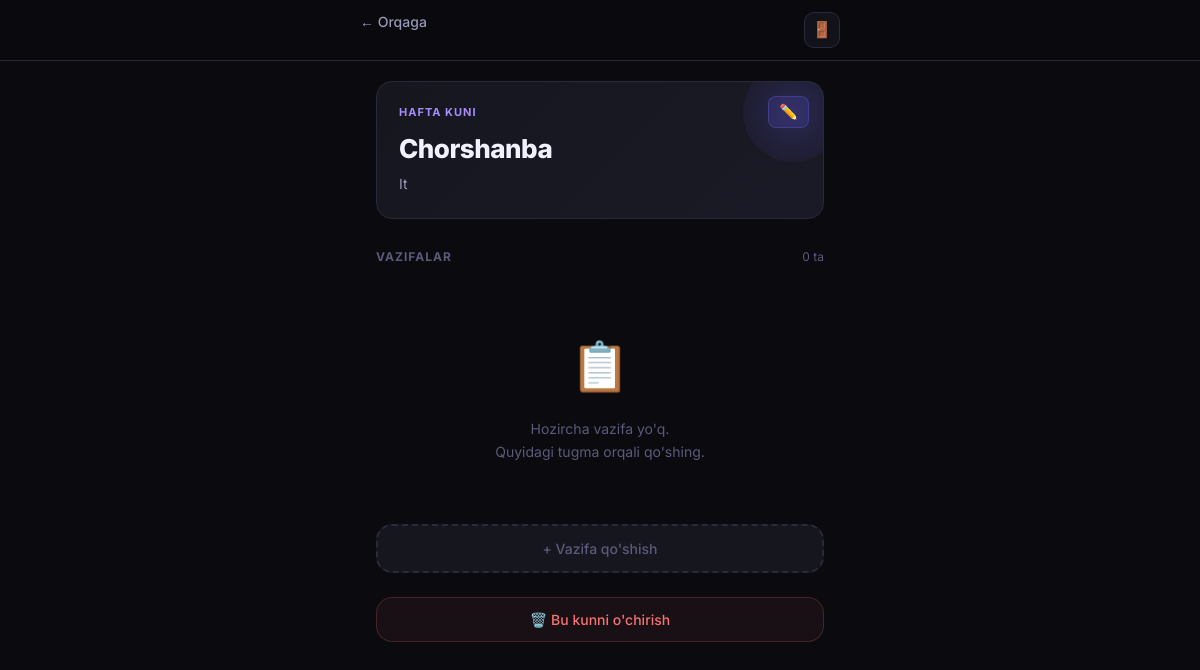
Page /home/day/chorshanba/ (signed in) on the earlier database version.
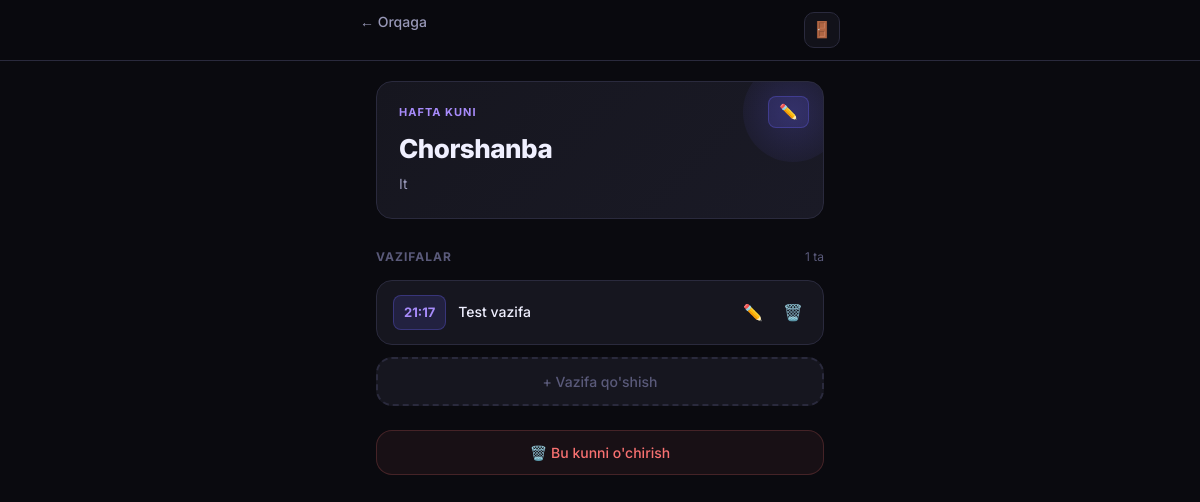
Same page on the later database version.
### planner/models.py (models this page shows, shortened)
class WeekDay(models.Model):
    user = models.ForeignKey(User, on_delete=models.CASCADE, related_name='weekdays')
    day = models.CharField(max_length=20, choices=WEEKDAYS)
    title = models.CharField(max_length=200, help_text="Kun nomi, misol: Fizika o'rganish kuni")
    created_at = models.DateTimeField(auto_now_add=True)
    class Meta:
        unique_together = ('user', 'day')
        ordering = ['id']

class Task(models.Model):
    weekday = models.ForeignKey(WeekDay, on_delete=models.CASCADE, related_name='tasks')
    title = models.CharField(max_length=300)
    time = models.TimeField(help_text="Vazifa vaqti")
    notified = models.BooleanField(default=False)
    last_notified_date = models.DateField(null=True, blank=True)
    class Meta:
        ordering = ['time']

### planner/views.py (the view)
# urls.py: path('home/day/<str:day_slug>/', views.day_detail, name='day_detail'),
@login_required
def day_detail(request, day_slug):
    weekday = get_object_or_404(WeekDay, user=request.user, day=day_slug)
    tasks = weekday.tasks.all()
    return render(request, 'home/day_detail.html', {
        'weekday': weekday,
        'tasks': tasks,
    })

### templates/home/day_detail.html (shortened to what this page needs)
{% extends 'base.html' %}
{% block body %}
<nav class="navbar">
  <div class="navbar-inner">
    <a href="{% url 'home' %}" class="back-btn" style="text-decoration:none;color:var(--text2)">← Orqaga</a>
    <div class="navbar-actions">
      <a href="{% url 'logout' %}" class="btn-icon">🚪</a>
    </div>
  </div>
</nav>
<div class="main-content">
  <div class="day-hero" style="position:relative">
    <div class="day-label">Hafta kuni</div>
    <div class="day-name">{{ weekday.get_day_display }}</div>
    <div class="day-sub" id="day-sub-title">{{ weekday.title }}</div>
    <button class="edit-day-hero-btn" onclick="openEditDayModal('{{ weekday.day }}', '{{ weekday.title|escapejs }}')"
      title="Kun nomini tahrirlash">✏️</button>
  </div>
  <div class="section-header">
    <div class="section-title">Vazifalar</div>
    <span style="font-size:12px;color:var(--text3)">{{ tasks.count }} ta</span>
  </div>
  <div class="tasks-list" id="tasks-list">
    {% for task in tasks %}
      <div class="task-item" data-id="{{ task.id }}">
        <div class="task-time-badge">{{ task.time|time:"H:i" }}</div>
        <div class="task-title">{{ task.title }}</div>
        <button class="btn-edit" onclick="openEditTaskModal({{ task.id }}, '{{ task.title|escapejs }}', '{{ task.time|time:"H:i" }}')">✏️</button>
        <button class="btn-delete" onclick="confirmDeleteTask({{ task.id }}, this)">🗑️</button>
      </div>
    {% empty %}
      <div class="empty-state">
        <div class="empty-icon">📋</div>
        <p>Hozircha vazifa yo'q.<br>Quyidagi tugma orqali qo'shing.</p>
      </div>
    {% endfor %}
  </div>
  <button class="btn-add-task" onclick="openTaskModal()">
    + Vazifa qo'shish
  </button>
  <button class="delete-day-btn" onclick="confirmDeleteDay('{{ weekday.day }}')">
    🗑️ Bu kunni o'chirish
  </button>
</div>
{% endblock %}

### templates/base.html (shortened to what this page needs)
{% load static %}
<!DOCTYPE html>
<html lang="uz">
<head>
  <link rel="stylesheet" href="{% static 'css/main.css' %}">
</head>
<body>
  {% block body %}{% endblock %}
</body>
</html>

### static/css/main.css (style rules this page uses)
:root { --bg: #0a0a0f; --bg2: #12121a; --bg3: #1a1a26; --card: #16161f; --border: #2a2a3d; --accent: #6c63ff; --accent2: #a78bfa; --accent3: #38bdf8; --green: #34d399; --red: #f87171; --yellow: #fbbf24; --text: #f0f0ff; --text2: #9898b8; --text3: #5a5a7a; --radius: 16px; --radius-sm: 10px; --radius-pill: 999px; --shadow: 0 4px 24px rgba(108,99,255,0.15); --shadow-lg: 0 8px 40px rgba(108,99,255,0.25); --transition: all 0.2s cubic-bezier(0.4,0,0.2,1); }
* { margin: 0; padding: 0; box-sizing: border-box; }
html { scroll-behavior: smooth; }
body { font-family: 'Inter', system-ui, sans-serif; background: var(--bg); color: var(--text); min-height: 100vh; line-height: 1.6; font-size: 15px; }
.navbar { position: sticky; top: 0; z-index: 100; background: rgba(10,10,15,0.85); backdrop-filter: blur(12px); border-bottom: 1px solid var(--border); padding: 0 20px; }
.navbar-inner { max-width: 480px; margin: 0 auto; height: 60px; display: flex; align-items: center; justify-content: space-between; }
.navbar-actions { display: flex; gap: 8px; align-items: center; }
.btn-icon { width: 36px; height: 36px; background: var(--bg2); border: 1px solid var(--border); border-radius: var(--radius-sm); display: flex; align-items: center; justify-content: center; cursor: pointer; color: var(--text2); text-decoration: none; transition: var(--transition); font-size: 16px; }
.main-content { max-width: 480px; margin: 0 auto; padding: 20px 16px 100px; }
.section-header { display: flex; align-items: center; justify-content: space-between; margin-bottom: 14px; margin-top: 28px; }
.section-title { font-size: 12px; font-weight: 700; color: var(--text3); text-transform: uppercase; letter-spacing: 1px; }
.btn-delete, .btn-edit { background: none; border: none; color: var(--text3); cursor: pointer; padding: 4px; border-radius: 6px; font-size: 16px; transition: var(--transition); flex-shrink: 0; }
.edit-day-hero-btn { position: absolute; top: 14px; right: 14px; background: rgba(108,99,255,0.15); border: 1px solid rgba(108,99,255,0.3); border-radius: 8px; padding: 6px 10px; font-size: 15px; cursor: pointer; color: var(--accent2); transition: var(--transition); }
.back-btn { display: inline-flex; align-items: center; gap: 8px; color: var(--text2); text-decoration: none; font-size: 14px; font-weight: 500; padding: 8px 0; transition: var(--transition); margin-bottom: 16px; }
.day-hero { background: linear-gradient(135deg, var(--card), var(--bg3)); border: 1px solid var(--border); border-radius: var(--radius); padding: 22px; margin-bottom: 24px; position: relative; overflow: hidden; }
.day-hero::before { content: ''; position: absolute; top: -20px; right: -20px; width: 100px; height: 100px; background: radial-gradient(circle, rgba(108,99,255,0.2), transparent); border-radius: 50%; }
.day-hero .day-label { font-size: 11px; font-weight: 700; text-transform: uppercase; letter-spacing: 1px; color: var(--accent2); margin-bottom: 6px; }
.day-hero .day-name { font-size: 26px; font-weight: 800; letter-spacing: -0.5px; }
.day-hero .day-sub { font-size: 14px; color: var(--text2); margin-top: 4px; }
.tasks-list { display: flex; flex-direction: column; gap: 8px; }
.task-item { background: var(--card); border: 1px solid var(--border); border-radius: var(--radius); padding: 14px 16px; display: flex; align-items: center; gap: 12px; transition: var(--transition); animation: slideIn 0.25s ease; }
.task-time-badge { background: rgba(108,99,255,0.15); border: 1px solid rgba(108,99,255,0.3); border-radius: 8px; padding: 6px 10px; font-size: 13px; font-weight: 700; color: var(--accent2); white-space: nowrap; flex-shrink: 0; }
.task-title { flex: 1; font-size: 14px; font-weight: 500; }
.btn-add-task { width: 100%; padding: 14px; background: var(--card); border: 2px dashed var(--border); border-radius: var(--radius); color: var(--text3); font-family: inherit; font-size: 14px; font-weight: 500; cursor: pointer; transition: var(--transition); display: flex; align-items: center; justify-content: center; gap: 8px; margin-top: 12px; }
.delete-day-btn { width: 100%; padding: 13px; background: rgba(248,113,113,0.06); border: 1px solid rgba(248,113,113,0.2); border-radius: var(--radius); color: var(--red); font-family: inherit; font-size: 14px; font-weight: 500; cursor: pointer; transition: var(--transition); margin-top: 24px; }

Differences in the rows shown:
computed for WeekDay "Chorshanba": count "0" → "1"
added Task: time "21:17", title "Test vazifa"
Other differences:
text no longer shown: "📋 Hozircha vazifa yo'q. Quyidagi tugma orqali qo'shing."
